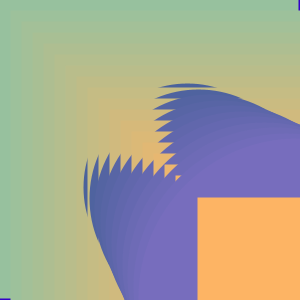
Frame 1 (no input)
Frame 60 (the mouse pressed at the canvas centre just before this capture): identical to frame 1, image omitted
Frame 120 (the mouse held since frame 60 and released just before this capture): identical to frame 1, image omitted

The Processing sketch that drew this single still picture (run headless with seeded random() and noise(); from frame 60 on, the mouse is pressed at the canvas centre):

// Processing sketch: processing_53625
// ── processing_53625.pde



void setup() {
  size(300, 300);
  smooth();
  frameRate(4); // the speed that the refresh rate changes. Higher = faster.
  noStroke();
} 

void draw() {
  background (50, 0, 200);

for (int p=0; p<width; p+=11) { // increase by 11

// ---- LERP COLORS------
color from = color(0, 80, 98);
color to = color(120, 109, 190);

color george = color(100, 200, 187);
color lewis = color(255, 180, 99);


color start1 = lerpColor(from, to, (float)p/width);
color end1 = lerpColor(george,lewis, (float)p/width);

// ------ END LERP COLORS -------

fill(start1);
stroke (start1);
strokeWeight (20);
ellipse (p, p, p, p);

fill(end1);
stroke(end1);
strokeWeight(200);
rect(p,p,p,p);
}
}
